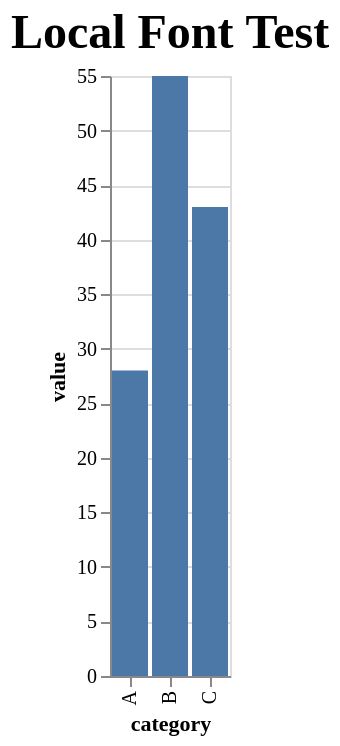

The specification (Vega-Lite) saved for this image:
### Vega-Lite specification from a JSON file in a GitHub repository (floating-point values rounded to 4 significant figures)
{"$schema": "https://vega.github.io/schema/vega-lite/v5.json", "data": {"values": [{"category": "A", "value": 28}, {"category": "B", "value": 55}, {"category": "C", "value": 43}]}, "mark": "bar", "encoding": {"x": {"field": "category"}, "y": {"field": "value", "type": "quantitative"}}, "title": "Local Font Test", "config": {"title": {"font": "Caveat", "fontSize": 24}, "axis": {"labelFont": "Caveat", "titleFont": "Caveat"}}}
